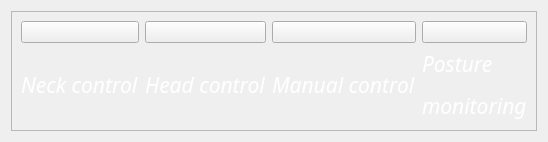
            <widget class="QWidget" name="home_page">
             <layout class="QHBoxLayout" name="horizontalLayout_10">
              <item>
               <widget class="QFrame" name="frame_3">
                <property name="frameShape">
                 <enum>QFrame::StyledPanel</enum>
                </property>
                <property name="frameShadow">
                 <enum>QFrame::Raised</enum>
                </property>
                <layout class="QGridLayout" name="gridLayout_4">
                 <item row="0" column="0">
                  <widget class="QPushButton" name="neck_ctrl_btn">
                   <property name="maximumSize">
                    <size>
                     <width>200</width>
                     <height>200</height>
                    </size>
                   </property>
                   <property name="text">
                    <string/>
                   </property>
                   <property name="icon">
                    <iconset resource="icons/icons.qrc">
                     <normaloff>:/icons/icons8-neck-pillow-64.png</normaloff>:/icons/icons8-neck-pillow-64.png</iconset>
                   </property>
                   <property name="iconSize">
                    <size>
                     <width>150</width>
                     <height>150</height>
                    </size>
                   </property>
                  </widget>
                 </item>
                 <item row="0" column="1">
                  <widget class="QPushButton" name="head_ctrl_btn">
                   <property name="maximumSize">
                    <size>
                     <width>200</width>
                     <height>200</height>
                    </size>
                   </property>
                   <property name="text">
                    <string/>
                   </property>
                   <property name="icon">
                    <iconset resource="icons/icons.qrc">
                     <normaloff>:/icons/icons8-cap-48.png</normaloff>:/icons/icons8-cap-48.png</iconset>
                   </property>
                   <property name="iconSize">
                    <size>
                     <width>150</width>
                     <height>150</height>
                    </size>
                   </property>
                  </widget>
                 </item>
                 <item row="0" column="2">
                  <widget class="QPushButton" name="manual_ctrl_btn">
                   <property name="maximumSize">
                    <size>
                     <width>200</width>
                     <height>200</height>
                    </size>
                   </property>
                   <property name="text">
                    <string/>
                   </property>
                   <property name="icon">
                    <iconset resource="icons/icons.qrc">
                     <normaloff>:/icons/move.svg</normaloff>:/icons/move.svg</iconset>
                   </property>
                   <property name="iconSize">
                    <size>
                     <width>150</width>
                     <height>150</height>
                    </size>
                   </property>
                  </widget>
                 </item>
                 <item row="0" column="3">
                  <widget class="QPushButton" name="posture_monitoring_btn">
                   <property name="maximumSize">
                    <size>
                     <width>200</width>
                     <height>200</height>
                    </size>
                   </property>
                   <property name="styleSheet">
                    <string notr="true">color: rgb(255, 255, 255);</string>
                   </property>
                   <property name="text">
                    <string/>
                   </property>
                   <property name="icon">
                    <iconset resource="icons/icons.qrc">
                     <normaloff>:/icons/icons8-posture-78.png</normaloff>:/icons/icons8-posture-78.png</iconset>
                   </property>
                   <property name="iconSize">
                    <size>
                     <width>300</width>
                     <height>300</height>
                    </size>
                   </property>
                  </widget>
                 </item>
                 <item row="1" column="0">
                  <widget class="QLabel" name="label_36">
                   <property name="maximumSize">
                    <size>
                     <width>200</width>
                     <height>100</height>
                    </size>
                   </property>
                   <property name="font">
                    <font>
                     <family>Lucida Sans</family>
                     <pointsize>10</pointsize>
                    </font>
                   </property>
                   <property name="text">
                    <string>&lt;html&gt;&lt;head/&gt;&lt;body&gt;&lt;p&gt;&lt;span style=&quot; font-size:16pt; font-style:italic; color:#ffffff;&quot;&gt;Neck control&lt;/span&gt;&lt;/p&gt;&lt;/body&gt;&lt;/html&gt;</string>
                   </property>
                  </widget>
                 </item>
                 <item row="1" column="1">
                  <widget class="QLabel" name="label_37">
                   <property name="maximumSize">
                    <size>
                     <width>200</width>
                     <height>100</height>
                    </size>
                   </property>
                   <property name="font">
                    <font>
                     <family>Lucida Sans</family>
                     <pointsize>10</pointsize>
                    </font>
                   </property>
                   <property name="text">
                    <string>&lt;html&gt;&lt;head/&gt;&lt;body&gt;&lt;p&gt;&lt;span style=&quot; font-size:16pt; font-style:italic; color:#ffffff;&quot;&gt;Head control&lt;/span&gt;&lt;/p&gt;&lt;/body&gt;&lt;/html&gt;</string>
                   </property>
                  </widget>
                 </item>
                 <item row="1" column="2">
                  <widget class="QLabel" name="label_39">
                   <property name="maximumSize">
                    <size>
                     <width>200</width>
                     <height>100</height>
                    </size>
                   </property>
                   <property name="font">
                    <font>
                     <family>Lucida Sans</family>
                     <pointsize>8</pointsize>
                    </font>
                   </property>
                   <property name="text">
                    <string>&lt;html&gt;&lt;head/&gt;&lt;body&gt;&lt;p&gt;&lt;span style=&quot; font-size:16pt; font-style:italic; color:#ffffff;&quot;&gt;Manual control&lt;/span&gt;&lt;/p&gt;&lt;/body&gt;&lt;/html&gt;</string>
                   </property>
                  </widget>
                 </item>
                 <item row="1" column="3">
                  <widget class="QLabel" name="label_38">
                   <property name="maximumSize">
                    <size>
                     <width>200</width>
                     <height>100</height>
                    </size>
                   </property>
                   <property name="font">
                    <font>
                     <family>Lucida Sans</family>
                     <pointsize>10</pointsize>
                    </font>
                   </property>
                   <property name="text">
                    <string>&lt;html&gt;&lt;head/&gt;&lt;body&gt;&lt;p&gt;&lt;span style=&quot; font-size:16pt; font-style:italic; color:#ffffff;&quot;&gt;Posture&lt;/span&gt;&lt;/p&gt;&lt;p&gt;&lt;span style=&quot; font-size:16pt; font-style:italic; color:#ffffff;&quot;&gt;monitoring&lt;/span&gt;&lt;/p&gt;&lt;/body&gt;&lt;/html&gt;</string>
                   </property>
                  </widget>
                 </item>
                </layout>
               </widget>
              </item>
             </layout>
            </widget>
